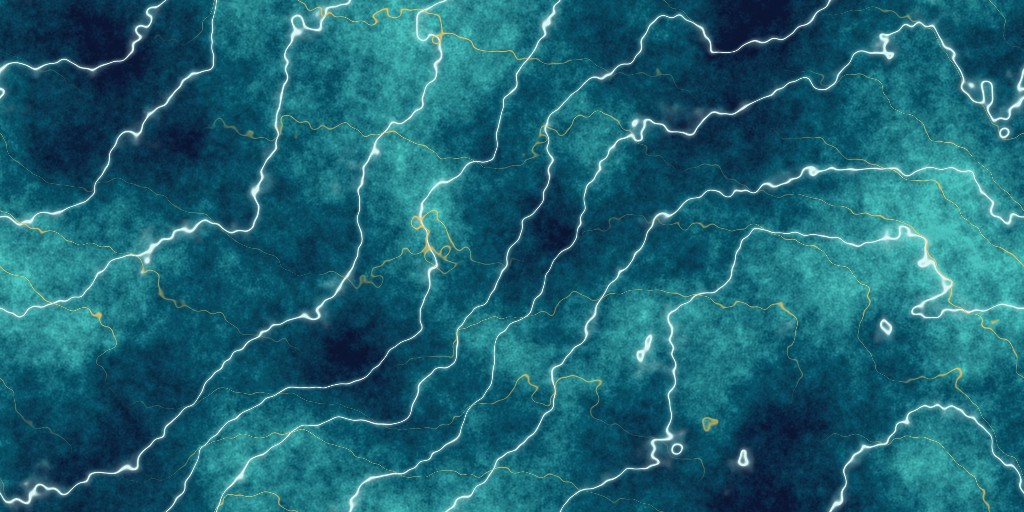

Write Python code to recreate this figure.
"""
Erzeugt die Bildtextur textures/marmor.jpg (1024 × 512, nahtlos kachelbar).

Marmor in Türkis und Dunkelblau mit hellen und goldenen Adern.
Grundlage ist periodisches Rauschen: Zufällige Frequenzen werden im Fourier-Raum
gefiltert und zurücktransformiert – das Ergebnis wiederholt sich automatisch an
allen Rändern, sodass auf dem Torus keine Naht entsteht.

Aufruf:  python3 marmor.py   (benötigt numpy und Pillow)
"""
import numpy as np
from PIL import Image

W, H = 1024, 512
rng = np.random.default_rng(20261115)


def periodic_noise(octave_falloff=1.9, low=1, high=180):
    """Fraktales, periodisches Rauschen über ein 1/f-Spektrum, Werte in [-1, 1]."""
    fy = np.fft.fftfreq(H) * H
    fx = np.fft.rfftfreq(W) * W
    f = np.sqrt(fx[None, :] ** 2 + (fy[:, None] * 2) ** 2)   # Pixel sind 2:1 verteilt → isotrop machen
    amp = np.where((f >= low) & (f <= high), 1.0 / np.maximum(f, 1) ** octave_falloff, 0)
    spec = amp * np.exp(2j * np.pi * rng.random(amp.shape))
    n = np.fft.irfft2(spec, s=(H, W))
    return n / np.abs(n).max()


x = np.linspace(0, 1, W, endpoint=False)[None, :]
y = np.linspace(0, 1, H, endpoint=False)[:, None]

turb1 = periodic_noise(2.2, high=40)          # weich: verwirbelt die Adern
turb2 = periodic_noise(1.8, low=2, high=90)
fine = periodic_noise(1.1, low=20, high=400)

# Hauptadern: Sinus über eine schräge, ganzzahlig periodische Richtung, durch Rauschen verwirbelt
phase = 2 * np.pi * (3 * x + 2 * y) + 5.5 * turb1 + 2.0 * turb2
veins = np.abs(np.sin(phase))                 # 0 auf der Ader, 1 dazwischen
vein_white = np.exp(-(veins / 0.035) ** 2) + 0.35 * np.exp(-(veins / 0.16) ** 2)   # Kern + Schimmer
phase2 = 2 * np.pi * (-2 * x + 3 * y) + 4.0 * turb1 + 2.5 * turb2
vein_gold = np.exp(-(np.abs(np.sin(phase2)) / 0.025) ** 2) * np.clip(0.5 + turb2, 0, 1)

# Grundfarbe: Verlauf von Dunkelblau über Petrol nach Türkis
base = 0.5 + 0.5 * (0.7 * turb2 + 0.3 * fine)
base = np.clip((base - 0.2) / 0.6, 0, 1)[..., None]
navy = np.array([0.04, 0.09, 0.22])
petrol = np.array([0.03, 0.36, 0.45])
turq = np.array([0.30, 0.82, 0.80])
col = np.where(base < 0.5, navy + (petrol - navy) * (base / 0.5), petrol + (turq - petrol) * ((base - 0.5) / 0.5))

# Wolkige Einschlüsse und feine Körnung
col = col * (0.88 + 0.12 * fine[..., None])
col = col + (np.array([0.85, 0.97, 0.96]) - col) * np.clip(0.85 * vein_white[..., None], 0, 1)
col = col + (np.array([0.95, 0.76, 0.36]) - col) * (0.9 * vein_gold[..., None])

img = (np.clip(col, 0, 1) ** (1 / 1.05) * 255).astype(np.uint8)
Image.fromarray(img).save("marmor.jpg", quality=90, optimize=True, progressive=True)
print("marmor.jpg gespeichert:", img.shape)
